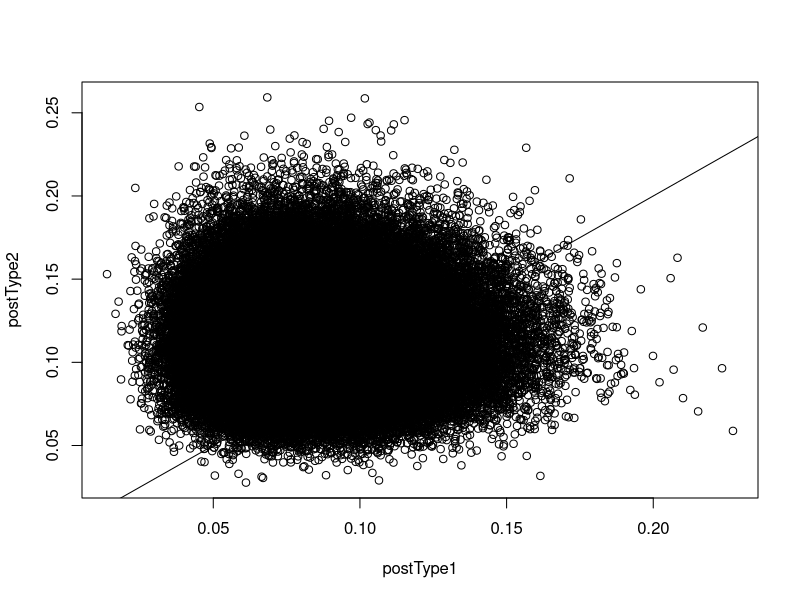
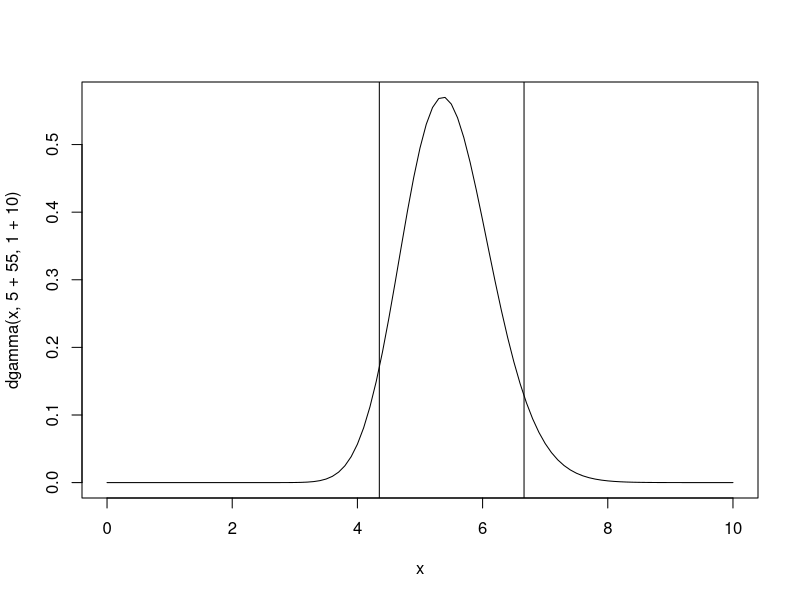
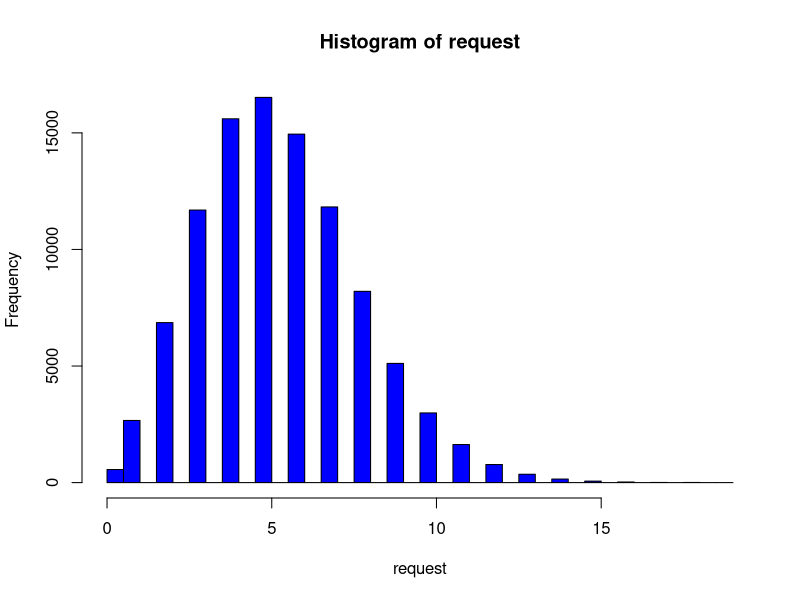
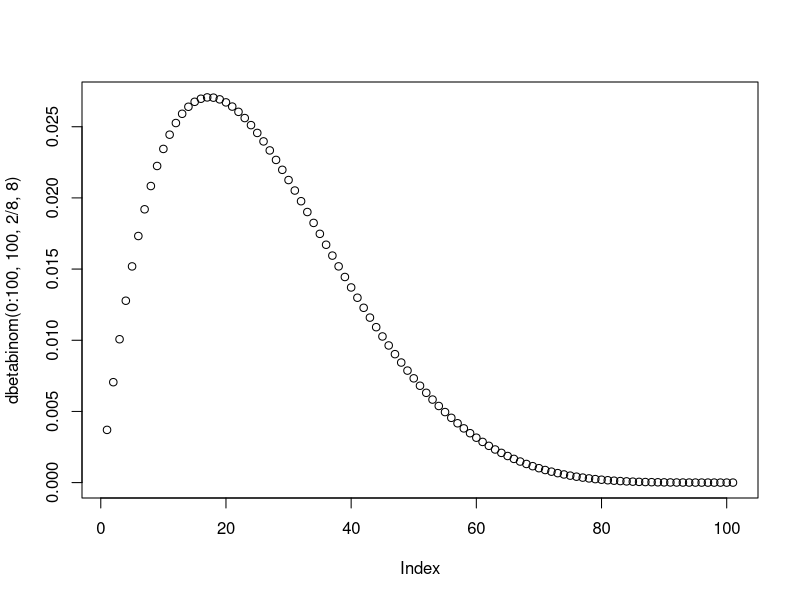
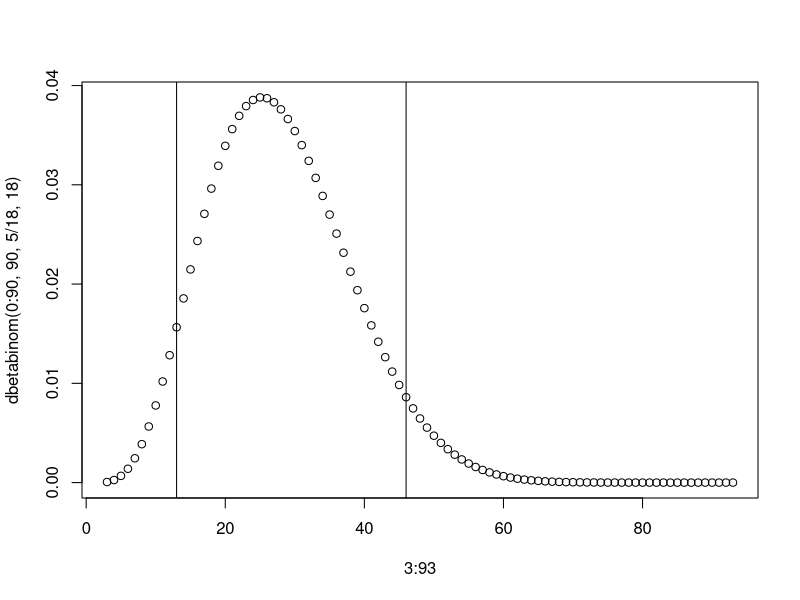

These figures' R source, in order:
################################################################################
# Task 1:
# a/(a+b) =.1 and ab/((a+b+1)*(a+b)^2)=0.05^2
# b = 9a and a = (9/0.25 -1)/10 = 3.5
# a = 3.5 b = 31.5
n=100000
postType1 = rbeta(n,3.5 +  8,31.5 + 92)
postType2 = rbeta(n,3.5 + 12,31.5 + 88)

plot(postType1, postType2)
abline(0,1)
sum(postType1< postType2)/n

expType1 = (3.5 +   8)/ (3.5 +   8 +31.5 + 92)
expType2 = (3.5 +  12)/ (3.5 +  12 +31.5 + 88)

(1-expType1)
(1-expType2)/.9

# Type 2 is better than Type 1.

################################################################################
# Task 2
# We know nothing about the failure rate,
# so we assume a flat prior:
sumObs = 5+8+3+9+2+6
qbeta(c(0.05,0.95),1+6,1+sumObs)
1-pbeta(0.25,1+6,1+sumObs)

################################################################################
# Task 3
sumObsM1 = 10+15+18+20+5+12+3
sumObsM2 = 23+16+19+28+37

qbeta(c(0.025,0.975),1+7,20+sumObsM1)
qbeta(c(0.025,0.975),1+5,20+sumObsM2)

expM1 = 8/(28+sumObsM1)
expM2 = 6/(26+sumObsM2)

mapM1 = 7/(26+sumObsM1)
mapM2 = 5/(24+sumObsM2)

################################################################################
# Task 5
curve(dgamma(x,5+55,1+10),0,10)
abline(v=qgamma(c(0.05,0.95),5+55,1+10))
qgamma(c(0.05,0.95),5+55,1+10)

n=100000
# simulate the requests per day
request = rpois(n,rgamma(n,5+55,1+10))
hist(request,breaks=30,col="blue")
# are there more than 5 requests per day in more than 50% of all days?
sum(request>5)/n
# no, not beneficial

################################################################################
# Task 6
library("rmutil")
# prior: a=2, b=6
plot(dbetabinom(0:100,100,2/8,8))
# posterior: a=2+3, b=6+7
plot(3:93,dbetabinom(0:90,90,5/18,18))
abline(v=3+qbetabinom(c(0.05,0.95),90,5/18,18))
3+qbetabinom(c(0.05,0.95),90,5/18,18)
